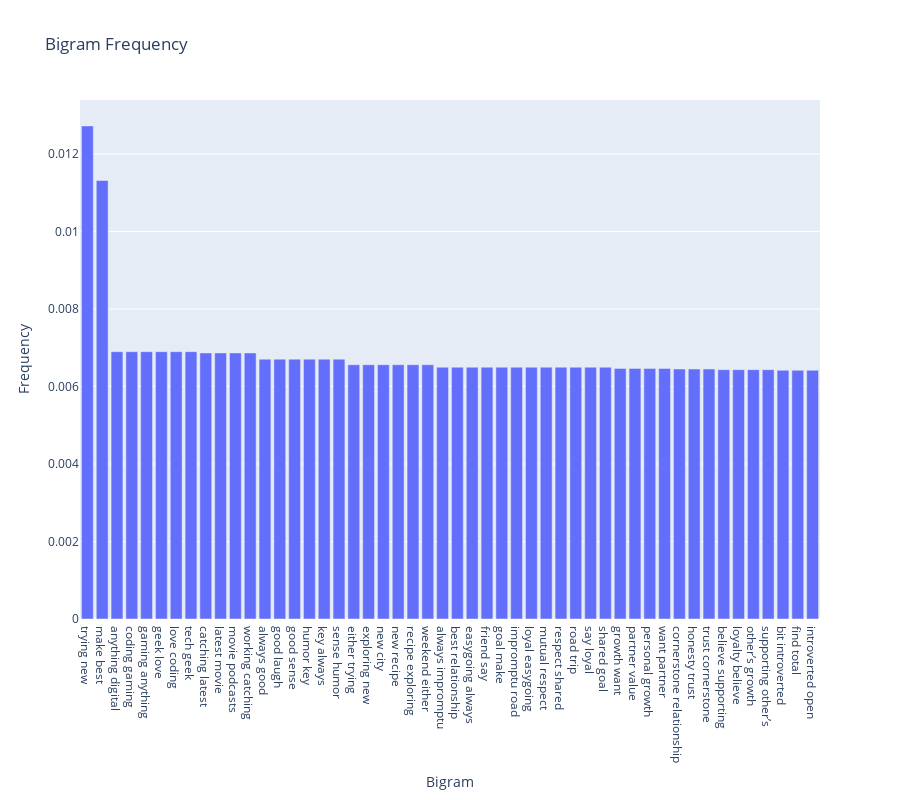

The notebook cell this image was saved under:
### Code cell
# Create DataFrame
df_bigrams = pd.DataFrame(bigrams, columns=['Bigram', 'Frequency'])

# Create the bar chart
fig = px.bar(df_bigrams, x='Bigram', y='Frequency', title="Bigram Frequency", labels={'Bigram': 'Bigram', 'Frequency': 'Frequency'}, height=800)

# Display the chart
fig.show()

### Figure 1 — Plotly figure (JSON) as saved in the notebook; plotly's stock layout.template omitted (floating-point values rounded to 4 significant figures)
{"data": [{"alignmentgroup": "True", "hovertemplate": "Bigram=%{x}<br>Frequency=%{y}<extra></extra>", "legendgroup": "", "marker": {"color": "#636efa", "pattern": {"shape": ""}}, "name": "", "offsetgroup": "", "orientation": "v", "showlegend": false, "textposition": "auto", "type": "bar", "x": ["trying new", "make best", "anything digital", "coding gaming", "gaming anything", "geek love", "love coding", "tech geek", "catching latest", "latest movie", "movie podcasts", "working catching", "always good", "good laugh", "good sense", "humor key", "key always", "sense humor", "either trying", "exploring new", "new city", "new recipe", "recipe exploring", "weekend either", "always impromptu", "best relationship", "easygoing always", "friend say", "goal make", "impromptu road", "loyal easygoing", "mutual respect", "respect shared", "road trip", "say loyal", "shared goal", "growth want", "partner value", "personal growth", "want partner", "cornerstone relationship", "honesty trust", "trust cornerstone", "believe supporting", "loyalty believe", "other’s growth", "supporting other’s", "bit introverted", "find total", "introverted open"], "xaxis": "x", "y": [0.01272, 0.01131, 0.006897, 0.006897, 0.006897, 0.006897, 0.006897, 0.006897, 0.006865, 0.006865, 0.006865, 0.006865, 0.006705, 0.006705, 0.006705, 0.006705, 0.006705, 0.006705, 0.006561, 0.006561, 0.006561, 0.006561, 0.006561, 0.006561, 0.006497, 0.006497, 0.006497, 0.006497, 0.006497, 0.006497, 0.006497, 0.006497, 0.006497, 0.006497, 0.006497, 0.006497, 0.006465, 0.006465, 0.006465, 0.006465, 0.006449, 0.006449, 0.006449, 0.006433, 0.006433, 0.006433, 0.006433, 0.006417, 0.006417, 0.006417], "yaxis": "y"}], "layout": {"barmode": "relative", "height": 800, "legend": {"tracegroupgap": 0}, "title": {"text": "Bigram Frequency"}, "xaxis": {"anchor": "y", "domain": [0, 1], "title": {"text": "Bigram"}}, "yaxis": {"anchor": "x", "domain": [0, 1], "title": {"text": "Frequency"}}}}
